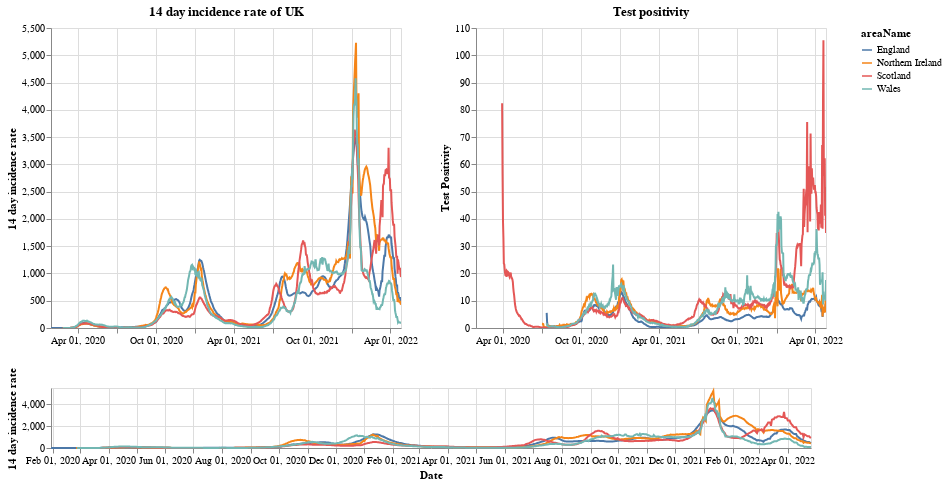

Notebook cell for this chart:
### Markdown cell above
# Plots

First a plot with each country in the UK. The top right shows the positivity rate for (which is the percentage of registered tests which were positive) while the top left is the 14 day incidence rate. The bottom chart can be used to select the timeframe (does not work on a mobile device).

### Code cell
#collapse
brush = alt.selection(type='interval', name='DateBrush',encodings=['x'],fields=['Time'])
leg_selection = alt.selection_multi(fields=['areaName'], bind='legend')

base = alt.Chart(uk_cases).mark_line().encode(
    x=alt.X("yearmonthdate(date):T", axis=alt.Axis(title='Date')),
    y=alt.Y("twoWeeklyCasesRate:Q", axis=alt.Axis(title='14 day incidence rate')),
    tooltip=['areaName', 'date','twoWeeklyCasesRate', 'testPositivity'],
    color='areaName',
    opacity=alt.condition(leg_selection, alt.value(2), alt.value(0.1))
).add_selection(leg_selection).properties(width=350)

upper = base.encode(alt.X('yearmonthdate(date):T', axis=alt.Axis(title=''),
                         scale=alt.Scale(domain=brush))
                   ).properties(title=f'14 day incidence rate of UK')
upper_right = upper.encode(alt.Y('testPositivity:Q', axis=alt.Axis(title='Test Positivity'))).properties(title='Test positivity')
lower = base.properties(height=60, width = 760).add_selection(brush)

(upper | upper_right) & lower

### Figure 1 — Vega-Lite specification as saved in the notebook (floating-point values rounded to 4 significant figures; data arrays with more than 128 entries replaced by an {"elided": "..."} marker saying what was removed)
{"config": {"view": {"continuousWidth": 400, "continuousHeight": 300}}, "vconcat": [{"hconcat": [{"mark": "line", "encoding": {"color": {"type": "nominal", "field": "areaName"}, "opacity": {"condition": {"value": 2, "selection": "selector001"}, "value": 0.1}, "tooltip": [{"type": "nominal", "field": "areaName"}, {"type": "temporal", "field": "date"}, {"type": "quantitative", "field": "twoWeeklyCasesRate"}, {"type": "quantitative", "field": "testPositivity"}], "x": {"type": "temporal", "axis": {"title": ""}, "field": "date", "scale": {"domain": {"selection": "DateBrush"}}, "timeUnit": "yearmonthdate"}, "y": {"type": "quantitative", "axis": {"title": "14 day incidence rate"}, "field": "twoWeeklyCasesRate"}}, "selection": {"selector001": {"type": "multi", "fields": ["areaName"], "bind": "legend"}}, "title": "14 day incidence rate of UK", "width": 350}, {"mark": "line", "encoding": {"color": {"type": "nominal", "field": "areaName"}, "opacity": {"condition": {"value": 2, "selection": "selector001"}, "value": 0.1}, "tooltip": [{"type": "nominal", "field": "areaName"}, {"type": "temporal", "field": "date"}, {"type": "quantitative", "field": "twoWeeklyCasesRate"}, {"type": "quantitative", "field": "testPositivity"}], "x": {"type": "temporal", "axis": {"title": ""}, "field": "date", "scale": {"domain": {"selection": "DateBrush"}}, "timeUnit": "yearmonthdate"}, "y": {"type": "quantitative", "axis": {"title": "Test Positivity"}, "field": "testPositivity"}}, "selection": {"selector001": {"type": "multi", "fields": ["areaName"], "bind": "legend"}}, "title": "Test positivity", "width": 350}]}, {"mark": "line", "encoding": {"color": {"type": "nominal", "field": "areaName"}, "opacity": {"condition": {"value": 2, "selection": "selector001"}, "value": 0.1}, "tooltip": [{"type": "nominal", "field": "areaName"}, {"type": "temporal", "field": "date"}, {"type": "quantitative", "field": "twoWeeklyCasesRate"}, {"type": "quantitative", "field": "testPositivity"}], "x": {"type": "temporal", "axis": {"title": "Date"}, "field": "date", "timeUnit": "yearmonthdate"}, "y": {"type": "quantitative", "axis": {"title": "14 day incidence rate"}, "field": "twoWeeklyCasesRate"}}, "height": 60, "selection": {"selector001": {"type": "multi", "fields": ["areaName"], "bind": "legend"}, "DateBrush": {"type": "interval", "encodings": ["x"], "fields": ["Time"]}}, "width": 760}], "data": {"name": "data-4ecb9970699c44a401e1c6dd0b560b03"}, "$schema": "https://vega.github.io/schema/vega-lite/v4.8.1.json", "datasets": {"data-4ecb9970699c44a401e1c6dd0b560b03": {"elided": "3188 records"}}}
